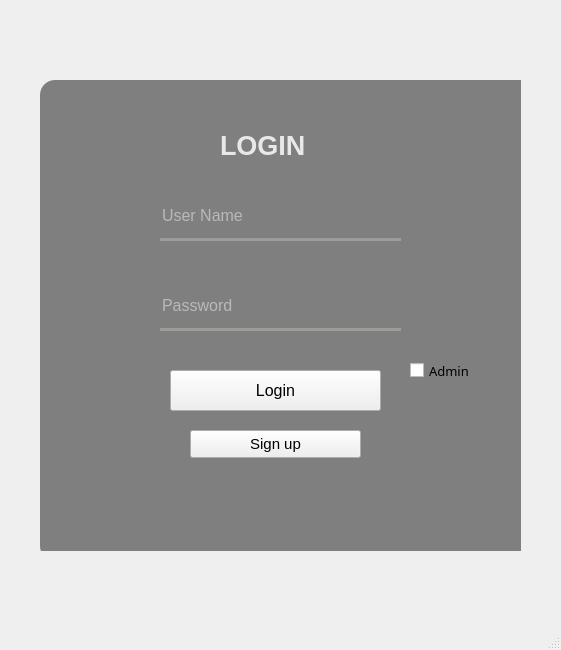
<?xml version="1.0" encoding="UTF-8"?>
<ui version="4.0">
 <class>MainWindow</class>
 <widget class="QMainWindow" name="MainWindow">
  <property name="geometry">
   <rect>
    <x>0</x>
    <y>0</y>
    <width>561</width>
    <height>650</height>
   </rect>
  </property>
  <property name="windowTitle">
   <string>MainWindow</string>
  </property>
  <widget class="QWidget" name="centralwidget">
   <widget class="QWidget" name="widget" native="true">
    <property name="geometry">
     <rect>
      <x>20</x>
      <y>30</y>
      <width>501</width>
      <height>521</height>
     </rect>
    </property>
    <widget class="QLabel" name="label">
     <property name="geometry">
      <rect>
       <x>-10</x>
       <y>30</y>
       <width>561</width>
       <height>531</height>
      </rect>
     </property>
     <property name="styleSheet">
      <string notr="true">border-image: url(:/images/background.jpeg);
border-radius: 25px;</string>
     </property>
     <property name="frameShadow">
      <enum>QFrame::Raised</enum>
     </property>
     <property name="text">
      <string/>
     </property>
    </widget>
    <widget class="QLabel" name="label_3">
     <property name="geometry">
      <rect>
       <x>200</x>
       <y>90</y>
       <width>121</width>
       <height>51</height>
      </rect>
     </property>
     <property name="font">
      <font>
       <pointsize>20</pointsize>
       <weight>75</weight>
       <bold>true</bold>
      </font>
     </property>
     <property name="styleSheet">
      <string notr="true">color: rgba(255,255,255,210);
</string>
     </property>
     <property name="text">
      <string>LOGIN</string>
     </property>
    </widget>
    <widget class="QLineEdit" name="userName">
     <property name="geometry">
      <rect>
       <x>140</x>
       <y>160</y>
       <width>241</width>
       <height>51</height>
      </rect>
     </property>
     <property name="font">
      <font>
       <pointsize>12</pointsize>
       <weight>50</weight>
       <bold>false</bold>
      </font>
     </property>
     <property name="styleSheet">
      <string notr="true">background-color:rgba(0,0,0,0);
border:none;
border-bottom:3px solid rgba(155,158,152,255);
color: rgba(255,255,255,230);
padding-top:5px;
padding-bottom:2px;
</string>
     </property>
     <property name="placeholderText">
      <string>User Name</string>
     </property>
    </widget>
    <widget class="QLineEdit" name="password">
     <property name="geometry">
      <rect>
       <x>140</x>
       <y>250</y>
       <width>241</width>
       <height>51</height>
      </rect>
     </property>
     <property name="font">
      <font>
       <pointsize>12</pointsize>
       <weight>50</weight>
       <bold>false</bold>
      </font>
     </property>
     <property name="styleSheet">
      <string notr="true">background-color:rgba(0,0,0,0);
border:none;
border-bottom:3px solid rgba(155,158,152,255);
color: rgba(255,255,255,230);
padding-top:5px;
padding-bottom:2px;
</string>
     </property>
     <property name="inputMask">
      <string notr="true"/>
     </property>
     <property name="placeholderText">
      <string notr="true">Password</string>
     </property>
    </widget>
    <widget class="QPushButton" name="loginbutton">
     <property name="geometry">
      <rect>
       <x>150</x>
       <y>340</y>
       <width>211</width>
       <height>41</height>
      </rect>
     </property>
     <property name="font">
      <font>
       <pointsize>12</pointsize>
      </font>
     </property>
     <property name="styleSheet">
      <string notr="true">QPushButton#pushButton{
background-color: qlineargradient(spread:pad, x1:0, y1:0.505682, x2:1, y2:0.477, stop:0 rgba(250, 150, 100, 219), stop:1 rgba(85, 98, 112, 226));
	color:rgba(255, 255, 255, 240);
	border-radius:5px;

}
QPushButton#pushButton:hover{
background-color: qlineargradient(spread:pad, x1:0, y1:0.505682, x2:1, y2:0.477, stop:0 rgba(250, 130, 100, 220), stop:1 rgba(105, 118, 132, 226));

}
QPushButton#pushButton:pressed{	
	padding-left:5px;
	padding-top:5px;
	background-color:rgba(105, 118, 132, 200);
}</string>
     </property>
     <property name="text">
      <string>Login</string>
     </property>
     <property name="checkable">
      <bool>false</bool>
     </property>
    </widget>
    <widget class="QPushButton" name="signupbutton">
     <property name="geometry">
      <rect>
       <x>170</x>
       <y>400</y>
       <width>171</width>
       <height>28</height>
      </rect>
     </property>
     <property name="font">
      <font>
       <pointsize>11</pointsize>
       <weight>50</weight>
       <bold>false</bold>
      </font>
     </property>
     <property name="styleSheet">
      <string notr="true">QPushButton#pushButton_3{
background-color: qlineargradient(spread:pad, x1:0, y1:0.505682, x2:1, y2:0.477, stop:0 rgba(250, 150, 100, 219), stop:1 rgba(85, 98, 112, 226));
	color:rgba(255, 255, 255, 240);
	border-radius:5px;

}
QPushButton#pushButton_3:hover{
background-color: qlineargradient(spread:pad, x1:0, y1:0.505682, x2:1, y2:0.477, stop:0 rgba(250, 130, 100, 220), stop:1 rgba(105, 118, 132, 226));

}
QPushButton#pushButton_3:pressed{	
	padding-left:5px;
	padding-top:5px;
	background-color:rgba(105, 118, 132, 200);
}</string>
     </property>
     <property name="text">
      <string>Sign up</string>
     </property>
    </widget>
    <widget class="QLabel" name="label_2">
     <property name="geometry">
      <rect>
       <x>20</x>
       <y>50</y>
       <width>521</width>
       <height>481</height>
      </rect>
     </property>
     <property name="styleSheet">
      <string notr="true">background-color:rgba(0,0,0,120);
border-radius: 15px;</string>
     </property>
     <property name="text">
      <string/>
     </property>
    </widget>
    <widget class="QCheckBox" name="adminCheck">
     <property name="geometry">
      <rect>
       <x>390</x>
       <y>320</y>
       <width>91</width>
       <height>41</height>
      </rect>
     </property>
     <property name="font">
      <font>
       <family>Rockwell</family>
       <pointsize>10</pointsize>
      </font>
     </property>
     <property name="text">
      <string>Admin</string>
     </property>
    </widget>
    <zorder>label_2</zorder>
    <zorder>label</zorder>
    <zorder>userName</zorder>
    <zorder>password</zorder>
    <zorder>loginbutton</zorder>
    <zorder>signupbutton</zorder>
    <zorder>label_3</zorder>
    <zorder>adminCheck</zorder>
   </widget>
  </widget>
  <widget class="QMenuBar" name="menubar">
   <property name="geometry">
    <rect>
     <x>0</x>
     <y>0</y>
     <width>561</width>
     <height>26</height>
    </rect>
   </property>
  </widget>
  <widget class="QStatusBar" name="statusbar"/>
 </widget>
 <resources>
  <include location="res.qrc"/>
 </resources>
 <connections/>
</ui>
